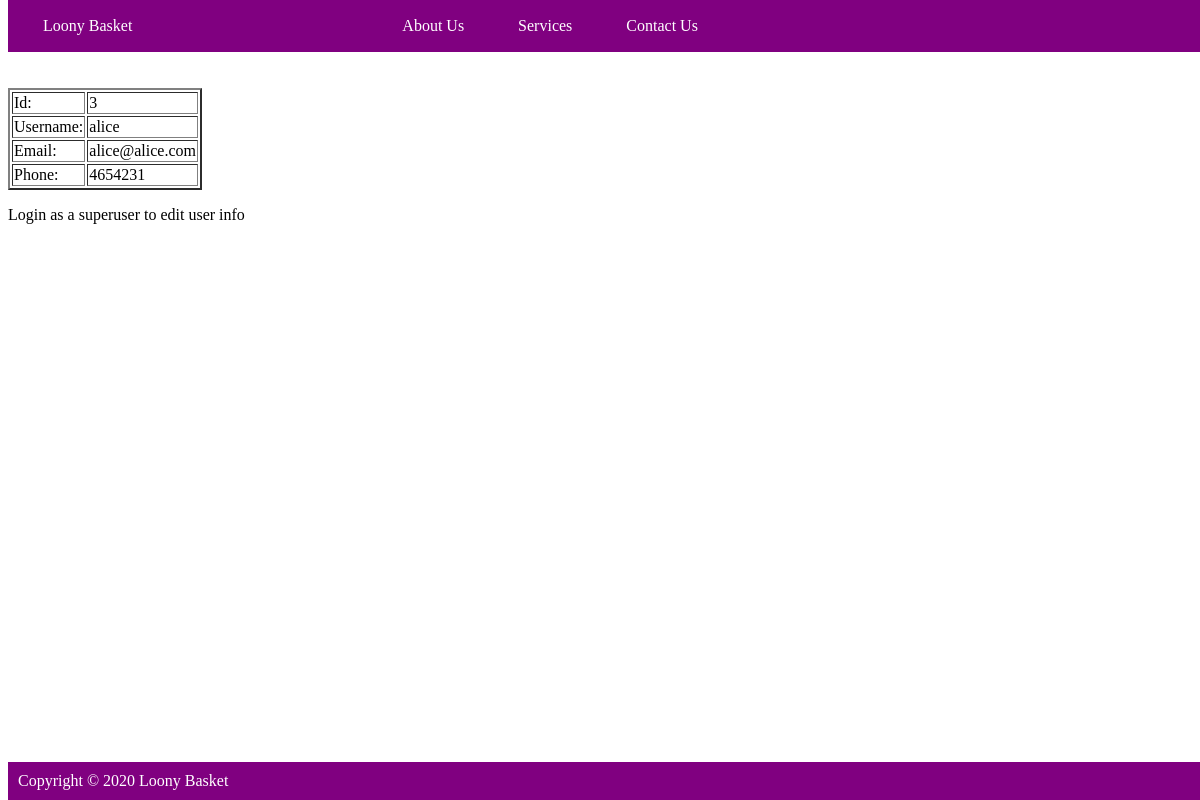
/userdetail/3/, run on the app's committed database.
### groceries_new/models.py (models this page shows, shortened)
class RegisteredUser(models.Model):
    name=models.CharField(max_length=100)
    emailid=models.CharField(max_length=100)
    phoneNum=models.CharField(blank=True, null=True, max_length=20)
    password = models.CharField(max_length=30)
    profilePic=models.ImageField(upload_to='profile_pics',default='default.jpg')

### groceries_new/views.py (the view)
# urls.py: path("userdetail/<int:pk>/", views.UserDetailView.as_view(template_name="userdetail.html"), name="userdetail"),
class UserDetailView(DetailView):
    model=RegisteredUser

### groceries_new/templates/userdetail.html (shortened to what this page needs)
{% extends "base.html" %}
    {% block content %}
    	<table border="2">
    		<tr>
    			<td>Id:</td><td>{{ object.id }}</td>
    		</tr>
    		<tr>
    			<td>Username:</td><td>{{ object.name }}</td>
    		</tr>
    		<tr>
    			<td>Email:</td><td>{{ object.emailid }}</td>
    		</tr>
    		<tr>
    			<td>Phone:</td><td>{{ object.phoneNum }}</td>
    		</tr>
    	</table>
        {% if request.user.is_superuser %}
			<br>
            <a href="{% url 'userupdate' object.id %}"> Update</a>
		    <a href="{% url 'userdelete' object.id %}"> Delete</a>
        {% else %}
            <p>Login as a superuser to edit user info</p>
        {% endif %}
    {% endblock %}

### groceries_new/templates/base.html (style rules this page uses)
body { padding-top: 80px; padding-bottom: 80px; }

### data on the page
RegisteredUser: id "3", name "alice", emailid "alice@alice.com", phoneNum "4654231"
